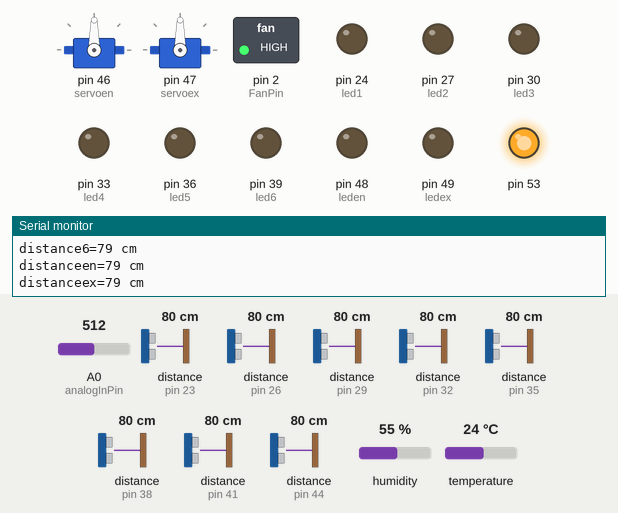
The sketch below on a simulated Arduino Mega 2560, built with avr-gcc and run on an emulated ATmega2560. Shown: 2 × servo, switched loads named in the sketch (green lamp = pin HIGH), output pins drawn as LEDs (lit = HIGH), the last lines printed to the serial monitor. Wiring (inferred from the names in the program): 8 × ultrasonic range finder: trigger pin 22, echo pin 23 / trigger pin 25, echo pin 26 / trigger pin 28, echo pin 29 / trigger pin 31, echo pin 32 / trigger pin 34, echo pin 35 / trigger pin 37, echo pin 38 / trigger pin 40, echo pin 41 / trigger pin 43, echo pin 44. Dashed ring = blinking. The inputs (shaded band) are chosen by the test bench; at power-on: A0 (analogInPin) = 512, distance to the obstacle (sensors on pin 23, pin 26, pin 29, pin 32, pin 35, pin 38, pin 41, pin 44) 80 cm, humidity 55 %, temperature 24 °C. The echo pulse lasts 58.3 µs per cm; pins used as bus, display or sensor lines are not drawn.

Above: at 1.6 s.
1.7 s: A0 (analogInPin) set to 215
4.7 s: A0 (analogInPin) set to 184
At 4.86 s:
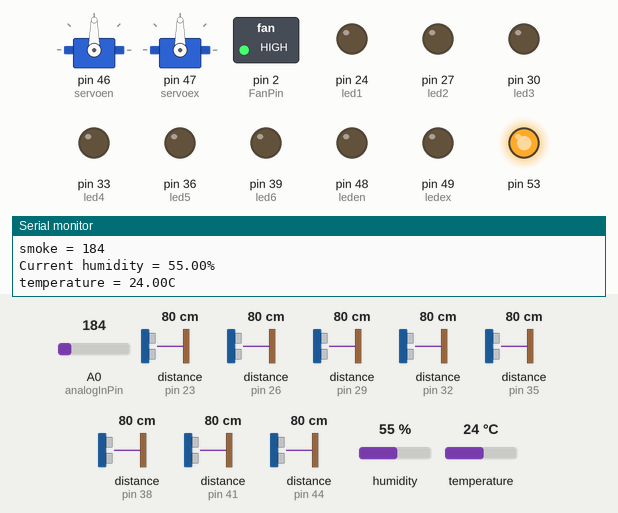
7.7 s: distance to the obstacle (sensor on pin 23) set to 7 cm
10.7 s: distance to the obstacle (sensor on pin 23) set to 4 cm
At 12.27 s:
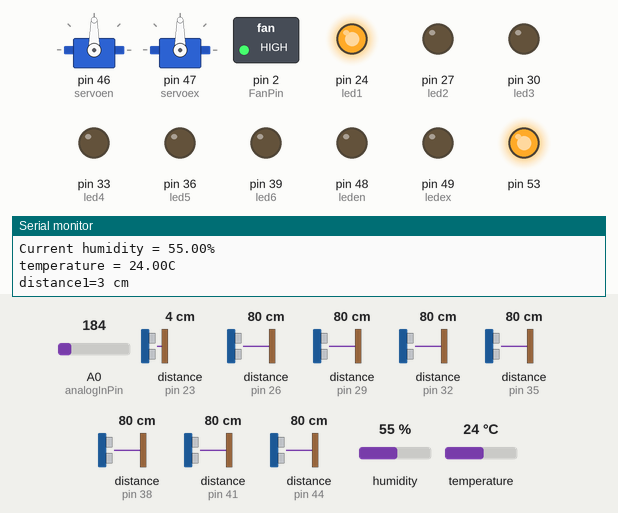
13.7 s: distance to the obstacle (sensor on pin 26) set to 7 cm
16.7 s: distance to the obstacle (sensor on pin 26) set to 4 cm
At 20.65 s:
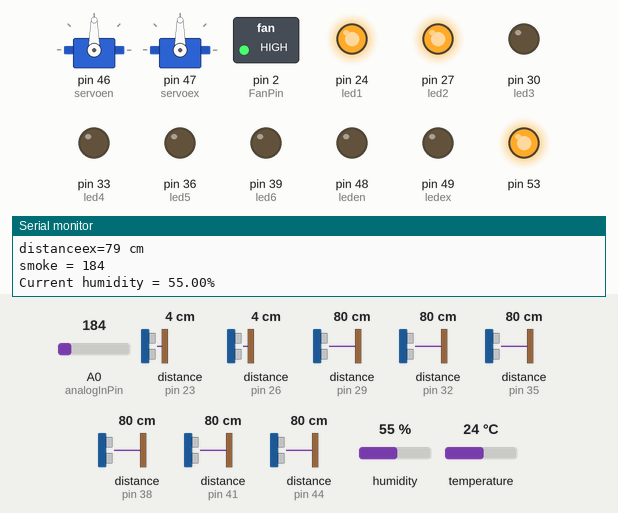
Timing chart, 0 to 20.7 s (numbered marks = the images above; inputs shaded):
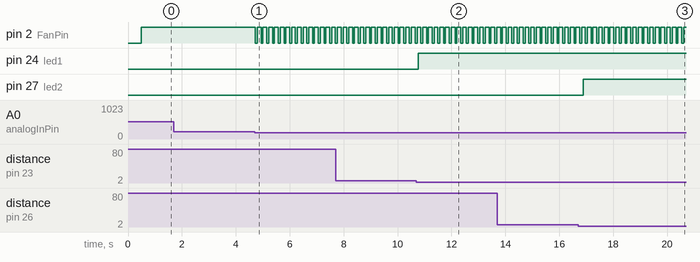

Measured:
- the behaviour switches between 200 and 199 on A0 (analogInPin) (found by bisection; images 0 and 1)
- the behaviour switches between 6 and 5 cm on distance to the obstacle (sensor on pin 23) (found by bisection; images 1 and 2)
- the behaviour switches between 6 and 5 cm on distance to the obstacle (sensor on pin 26) (found by bisection; images 2 and 3)
- after the input at 4.7 s, pin 2 (FanPin): alternates HIGH for 0.14 s and LOW for 0.07 s, starting at once
- after the input at 10.7 s, pin 24 (led1): LOW → HIGH after 0.07 s
- after the input at 16.7 s, pin 27 (led2): LOW → HIGH after 0.18 s

The sketch:

Parking_2.ino
```cpp
///This Code is for Arduino MEGA 2560


///define all Pins
///------------------------------------------------------------------------------///srf04
////deefine Pins of srf04s

#define trigPin1 22
#define echoPin1 23
#define led1 24

#define trigPin2 25
#define echoPin2 26
#define led2 27

#define trigPin3 28
#define echoPin3 29
#define led3 30

#define trigPin4 31
#define echoPin4 32
#define led4 33

#define trigPin5 34
#define echoPin5 35
#define led5 36

#define trigPin6 37
#define echoPin6 38
#define led6 39

#define trigPinen 40
#define echoPinen 41

#define trigPinex 43
#define echoPinex 44

////end of define Pins of srf04
///------------------------------------------------------------------------------///mq2
///mq2 ints

const int analogInPin = A0;  // Analog input pin that the potentiometer is attached to
const int FanPin = 2;                 // Fan connected to digital pin 1
int sensorValue = 0;

///end of mq2 ints
///-----------------------------------------------------------------------------///dht11
///dht11 ints

#include <dht.h>
#define dht_apin A1 // Analog Pin sensor is connected to
dht DHT;

///end of dht11 ints
///----------------------------------------------------------------------------///rc5r22
///rc522 ints

#include <Servo.h>
Servo servoen;  // create servo object to control a servo
Servo servoex;
int posen = 0;    // variable to store the servo position
int posex = 0;


/*
PINOUT:
RC522 MODULE    Uno/Nano     MEGA
SDA             D10          D9
SCK             D13          D52
MOSI            D11          D51
MISO            D12          D50
IRQ             N/A          N/A
GND             GND          GND
RST             D9           D8
3.3V            3.3V         3.3V
*/

#include <SPI.h>
#include <RFID.h>

#define SS_PINEN 10
#define RST_PINEN 9

#define SS_PINEX 12
#define RST_PINEX 11

RFID rfiden(SS_PINEN,RST_PINEN);
RFID rfidex(SS_PINEX,RST_PINEX);

int leden = 48;
int ledex = 49;

int serNum[5];
int cards[5][5] = {
  {133 ,191, 241, 194 ,9},
  {0 ,0 ,0 ,0 ,0},
  {0 ,0 ,0 ,0 ,0},
  {0 ,0 ,0 ,0 ,0},
  {0 ,0 ,0 ,0 ,0},

};
bool access = false;

///end of rc522 ints
///---------------------------------------------------------------------------///Zigbee
///Zigbee ints

char ss1=0xfd;
char ss2=0x03;
char ss3=0x00;
char ss4=0x00;
byte recieve[20];

///end of Zigbee

void setup() {///------------------------------------------------------------------------------------------------------------///start of setup
  ///---------------------------------------///srf04
  Serial.begin (9600);
  pinMode(trigPin1, OUTPUT);
  pinMode(echoPin1, INPUT);
  pinMode(led1, OUTPUT);

  pinMode(trigPin2, OUTPUT);
  pinMode(echoPin2, INPUT);
  pinMode(led2, OUTPUT);

  pinMode(trigPin3, OUTPUT);
  pinMode(echoPin3, INPUT);
  pinMode(led3, OUTPUT);

  pinMode(trigPin4, OUTPUT);
  pinMode(echoPin4, INPUT);
  pinMode(led4, OUTPUT);

  pinMode(trigPin5, OUTPUT);
  pinMode(echoPin5, INPUT);
  pinMode(led5, OUTPUT);

  pinMode(trigPin6, OUTPUT);
  pinMode(echoPin6, INPUT);
  pinMode(led6, OUTPUT);

  pinMode(trigPinen, OUTPUT);
  pinMode(echoPinen, INPUT);

  pinMode(trigPinex, OUTPUT);
  pinMode(echoPinex, INPUT);

  ///------------------------------///end

  ///------------------------------------///mq2
  pinMode(FanPin, OUTPUT);
 ///-------------------------------///end

 ///-------------------------------------///dht11
  delay(100);//Delay to let system boot
  Serial.println("DHT11 Humidity & temperature Sensor\n\n");
  delay(200);//Wait before accessing Sensor
 ///-------------------------------///end

 ///-------------------------------------///rc522
    servoen.attach(46);
    servoex.attach(47);
    SPI.begin();
    rfiden.init();
    rfidex.init();
    pinMode(leden, OUTPUT);
    pinMode(ledex, OUTPUT);
    digitalWrite(leden, LOW);
    digitalWrite(ledex, LOW);
 ///-------------------------------///end

 ///-------------------------------------///ZigBee
 Serial1.begin(9600);
 ///------------------------------///end

}


///--------------------------------------///loop

void loop() {///---------------------------------------------------------------------------------------------------------------///start of loop

  ///-------------------------------------------------------------------------------///start codes of srf04_xx
  ///--------------------------------///srf04_01 & turn on/off LED
   long duration1, distance1;
   int s1;
  digitalWrite(trigPin1, LOW);  // Added this line
  delayMicroseconds(2); // Added this line
  digitalWrite(trigPin1, HIGH);
  delayMicroseconds(2); // Added this line
  digitalWrite(trigPin1, LOW);
  duration1 = pulseIn(echoPin1, HIGH);
  distance1 = (duration1/2) / 29.1;
  if (distance1 < 5) {  // This is where the LED On/Off happens
    digitalWrite(led1,HIGH); // When this parking is full red led is turn on
    s1=1;
  }
  else {
    digitalWrite(led1,LOW);
    s1=0;
  }
  if (distance1 >= 300 || distance1 <= 0){
    Serial.println("Out of range1");
  }
  else {
    Serial.print("distance1=");
    Serial.print(distance1);
    Serial.println(" cm");
  }
  //delay(50);


    ///------------------------------///srf04_02 & turn on/off LED
    long duration2, distance2;
    int s2;
  digitalWrite(trigPin2, LOW);  // Added this line
  delayMicroseconds(2); // Added this line
  digitalWrite(trigPin2, HIGH);
  delayMicroseconds(2); // Added this line
  digitalWrite(trigPin2, LOW);
  duration2 = pulseIn(echoPin2, HIGH);
  distance2 = (duration2/2) / 29.1;
  if (distance2 < 5) {  // This is where the LED On/Off happens
    digitalWrite(led2,HIGH); // When this parking is full red led is turn on
    s2=1;
  }
  else {
    digitalWrite(led2,LOW);
    s2=0;
  }
  if (distance2 >= 300 || distance2 <= 0){
    Serial.println("Out of range2");
  }
  else {
    Serial.print("distance2=");
    Serial.print(distance2);
    Serial.println(" cm");
  }
  //delay(50);


    ///------------------------------///srf04_03 & turn on/off LED
    long duration3, distance3;
    int s3;
  digitalWrite(trigPin3, LOW);  // Added this line
  delayMicroseconds(2); // Added this line
  digitalWrite(trigPin3, HIGH);
  delayMicroseconds(2); // Added this line
  digitalWrite(trigPin3, LOW);
  duration3 = pulseIn(echoPin3, HIGH);
  distance3 = (duration3/2) / 29.1;
  if (distance3 < 5) {  // This is where the LED On/Off happens
    digitalWrite(led3,HIGH); // When this parking is full red led is turn on
    s3=1;
  }
  else {
    digitalWrite(led3,LOW);
    s3=0;
  }
  if (distance3 >= 300 || distance3 <= 0){
    Serial.println("Out of range3");
  }
  else {
    Serial.print("distance3=");
    Serial.print(distance3);
    Serial.println(" cm");
  }
  //delay(50);


    ///------------------------------///srf04_04 & turn on/off LED
    long duration4, distance4;
    int s4;
  digitalWrite(trigPin4, LOW);  // Added this line
  delayMicroseconds(2); // Added this line
  digitalWrite(trigPin4, HIGH);
  delayMicroseconds(2); // Added this line
  digitalWrite(trigPin4, LOW);
  duration4 = pulseIn(echoPin4, HIGH);
  distance4 = (duration4/2) / 29.1;
  if (distance4 < 5) {  // This is where the LED On/Off happens
    digitalWrite(led4,HIGH); // When this parking is full red led is turn on
    s4=1;
  }
  else {
    digitalWrite(led4,LOW);
    s4=0;
  }
  if (distance4 >= 300 || distance4 <= 0){
    Serial.println("Out of range4");
  }
  else {
    Serial.print("distance4=");
    Serial.print(distance4);
    Serial.println(" cm");
  }
  //delay(50);


      ///------------------------------///srf04_05 & turn on/off LED
    long duration5, distance5;
    int s5;
  digitalWrite(trigPin5, LOW);  // Added this line
  delayMicroseconds(2); // Added this line
  digitalWrite(trigPin5, HIGH);
  delayMicroseconds(2); // Added this line
  digitalWrite(trigPin5, LOW);
  duration5 = pulseIn(echoPin5, HIGH);
  distance5 = (duration5/2) / 29.1;
  if (distance5 < 5) {  // This is where the LED On/Off happens
    digitalWrite(led5,HIGH); // When this parking is full red led is turn on
    s5=1;
  }
  else {
    digitalWrite(led5,LOW);
    s5=0;
  }
  if (distance5 >= 300 || distance5 <= 0){
    Serial.println("Out of range5");
  }
  else {
    Serial.print("distance5=");
    Serial.print(distance5);
    Serial.println(" cm");
  }
  //delay(50);


      ///------------------------------///srf04_06 & turn on/off LED
    long duration6, distance6;
    int s6;
  digitalWrite(trigPin6, LOW);  // Added this line
  delayMicroseconds(2); // Added this line
  digitalWrite(trigPin6, HIGH);
  delayMicroseconds(2); // Added this line
  digitalWrite(trigPin6, LOW);
  duration6 = pulseIn(echoPin6, HIGH);
  distance6 = (duration6/2) / 29.1;
  if (distance6 < 5) {  // This is where the LED On/Off happens
    digitalWrite(led6,HIGH); // When this parking is full red led is turn on
    s6=1;
  }
  else {
    digitalWrite(led6,LOW);
    s6=0;
  }
  if (distance6 >= 300 || distance6 <= 0){
    Serial.println("Out of range6");
  }
  else {
    Serial.print("distance6=");
    Serial.print(distance6);
    Serial.println(" cm");
  }
  //delay(50);

    ///------------------------------///srf04_en & turn on/off LED
    long durationen, distanceen;
    int seren;
  digitalWrite(trigPinen, LOW);  // Added this line
  delayMicroseconds(2); // Added this line
  digitalWrite(trigPinen, HIGH);
  delayMicroseconds(2); // Added this line
  digitalWrite(trigPinen, LOW);
  durationen = pulseIn(echoPinen, HIGH);
  distanceen = (durationen/2) / 29.1;
  if (distanceen < 5) {  // This is where the LED On/Off happens
    seren=1;
    }

  else {
    seren=0;
  }
  if (distanceen >= 300 || distanceen <= 0){
    Serial.println("Out of range en");
  }
  else {
    Serial.print("distanceen=");
    Serial.print(distanceen);
    Serial.println(" cm");
  }
  //delay(50);

      ///------------------------------///srf04_ex & turn on/off LED
    long durationex, distanceex;
    int serex;
  digitalWrite(trigPinex, LOW);  // Added this line
  delayMicroseconds(2); // Added this line
  digitalWrite(trigPinex, HIGH);
  delayMicroseconds(2); // Added this line
  digitalWrite(trigPinex, LOW);
  durationex = pulseIn(echoPinex, HIGH);
  distanceex = (durationex/2) / 29.1;
  if (distanceex < 5) {  // This is where the LED On/Off happens
    serex=1;
  }
  else {
    serex=0;
  }
  if (distanceex >= 300 || distanceex <= 0){
    Serial.println("Out of range ex");
  }
  else {
    Serial.print("distanceex=");
    Serial.print(distanceex);
    Serial.println(" cm");
  }
  //delay(50);

  ///-------------------------------------------------///end of srf04_xx


  ///-------------------------------------------------------------------------------///start codes of mq2
   int s7,s8;
   sensorValue = analogRead(analogInPin);
  // determine alarm status
  if (sensorValue >= 200)
  {
    digitalWrite(FanPin, HIGH);   // sets the Fan on
  }
  else
  {
  digitalWrite(FanPin, LOW);    // sets the Fan off
  }

  // print the results to the serial monitor:
  Serial.print("smoke = " );
  s7=sensorValue&0xff;
  s8=(sensorValue>>8)&0xff;
  Serial.println(sensorValue);
  //delay(100);
   ///------------------------------------------------///end of mq2

   //--------------------------------------------------------------------------------///start codes of dht11
  DHT.read11(dht_apin);
    int s9,s10;
    Serial.print("Current humidity = ");
    Serial.print(DHT.humidity);
    Serial.println("%  ");
    Serial.print("temperature = ");
    Serial.print(DHT.temperature);
    Serial.println("C  ");
    s9=DHT.humidity;
    s10=DHT.temperature;
    if (DHT.temperature >= 35 || DHT.humidity >= 50)
  {
    digitalWrite(FanPin, HIGH);   // sets the Fan on
  }
  else
  {
  digitalWrite(FanPin, LOW);    // sets the Fan off
  }

  //delay(100);//Wait 1 seconds before accessing sensor again.
  //-----------------------------------------------------///end of dht11


  //--------------------------------------------------------------------------------///start codes of rc522 entrance
  int s11_15[5],s11,s12,s13,s14,s15;
if(rfiden.isCard()){

        if(rfiden.readCardSerial()){
            Serial.print(rfiden.serNum[0]);
            Serial.print(" ");
            Serial.print(rfiden.serNum[1]);
            Serial.print(" ");
            Serial.print(rfiden.serNum[2]);
            Serial.print(" ");
            Serial.print(rfiden.serNum[3]);
            Serial.print(" ");
            Serial.print(rfiden.serNum[4]);
            Serial.println("");

            for(int x = 0; x < sizeof(cards); x++){
              access = true;
              for(int i = 0; i < sizeof(rfiden.serNum); i++ ){
                  if(rfiden.serNum[i] != cards[x][i]) {
                      s11_15[i]=rfiden.serNum[i];
                      access = false;
                      break;
                  }
              }
              if(access){
                s11=s11_15[0];
                s12=s11_15[1];
                s13=s11_15[2];
                s14=s11_15[3];
                s15=s11_15[4];
                break;
                }
            }

        }

       if(access){
          Serial.println("Welcome!");
          /////////////Interrupt--------------------------------------------/////////////////////////////////----------------------//////////////
           digitalWrite(leden, HIGH);
           //delay(1000);
           digitalWrite(leden, LOW);
           ///servo control
           for (posen = 0; posen <= 90; posen += 1) { // goes from 0 degrees to 90 degrees
            // in steps of 1 degree
            servoen.write(posen);              // tell servo to go to position in variable 'pos'
            delay(30);                       // waits 30ms for the servo to reach the position
           }


      } else {
           Serial.println("Not allowed!");
           //digitalWrite(leden, HIGH);
           //delay(500);
           //digitalWrite(leden, LOW);
           //delay(500);
           //digitalWrite(leden, HIGH);
           //delay(500);
           //digitalWrite(leden, LOW);
       }
    }


    rfiden.halt();
  //-----------------------------------------------------///end of rc522 entrance
  //waiting for entering car
  /*if(seren = 1){
    for (posen =90; posen > 2; posen -= 1) { // goes from 90 degrees to 0 degrees
    servoen.write(posen);              // tell servo to go to position in variable 'pos'
    delay(30);                       // waits 30ms for the servo to reach the position
    }
  }*/
  //--------------------------------------------------------------------------------///start codes of rc522 exit
  int s16_20[5],s16,s17,s18,s19,s20;
if(rfidex.isCard()){

        if(rfidex.readCardSerial()){
            Serial.print(rfidex.serNum[0]);
            Serial.print(" ");
            Serial.print(rfidex.serNum[1]);
            Serial.print(" ");
            Serial.print(rfidex.serNum[2]);
            Serial.print(" ");
            Serial.print(rfidex.serNum[3]);
            Serial.print(" ");
            Serial.print(rfidex.serNum[4]);
            Serial.println("");

            for(int x = 0; x < sizeof(cards); x++){
              access = true;
              for(int i = 0; i < sizeof(rfidex.serNum); i++ ){
                  if(rfidex.serNum[i] != cards[x][i]) {
                      access = false;
                      break;
                  }
              }
              if(access) {
                s16=s16_20[0];
                s17=s16_20[1];
                s18=s16_20[2];
                s19=s16_20[3];
                s20=s16_20[4];
                break;
                }
            }

        }

       if(access){
          Serial.println("See you soon!");
          /////////////Interrupt--------------------------------------------/////////////////////////////////----------------------//////////////
           digitalWrite(ledex, HIGH);
           //delay(1000);
           digitalWrite(ledex, LOW);
           ///digitalWrite(power, HIGH);
           ///delay(1000);
           ///digitalWrite(power, LOW);
           ///servo control
           for (posex = 0; posex <= 90; posex += 1) { // goes from 0 degrees to 90 degrees
            // in steps of 1 degree
            servoex.write(posex);              // tell servo to go to position in variable 'pos'
            delay(30);                       // waits 30ms for the servo to reach the position
            }

      } else {
           Serial.println("Not allowed!");
           //digitalWrite(ledex, HIGH);
           //delay(500);
           //digitalWrite(ledex, LOW);
           //delay(500);
           //digitalWrite(ledex, HIGH);
           //delay(500);
           //digitalWrite(ledex, LOW);
       }
    }


    rfidex.halt();
  //-----------------------------------------------------///end of rc522 exit
  ///*waiting for exiting car
  /*if(serex = 1);{
    for (posex =90; posex > 2; posex -= 1) { // goes from 90 degrees to 0 degrees
      servoex.write(posex);              // tell servo to go to position in variable 'pos'
      delay(30);                       // waits 30ms for the servo to reach the position
    }
  }*/
  ///---------------------------------------------------///ZigBee
  ///------------------///sending
  Serial1.print(ss1);
  Serial1.print(ss2);
  Serial1.print(ss3);
  Serial1.print(ss4);
  Serial1.print(s1);
  Serial1.print(s2);
  Serial1.print(s3);
  Serial1.print(s4);
  Serial1.print(s5);
  Serial1.print(s6);
  Serial1.print(s7);
  Serial1.print(s8);
  Serial1.print(s9);
  Serial1.print(s10);
  Serial1.print(s11);
  Serial1.print(s12);
  Serial1.print(s13);
  Serial1.print(s14);
  Serial1.print(s15);
  Serial1.print(s16);
  Serial1.print(s17);
  Serial1.print(s18);
  Serial1.print(s19);
  Serial1.print(s20);

  ///-------------------///receiving
  if (Serial1.available() > 0) {
    byte fd = Serial1.read();
    Serial.println(int(fd));
    if(fd==253){

      for(int i=0 ; i<10 ; i++){
        if(Serial1.available()>0)
          Serial.println(int(Serial1.read()));
        else
          i--;
      }
    }
  }

  ///-------------end of ZigBee
}
```
